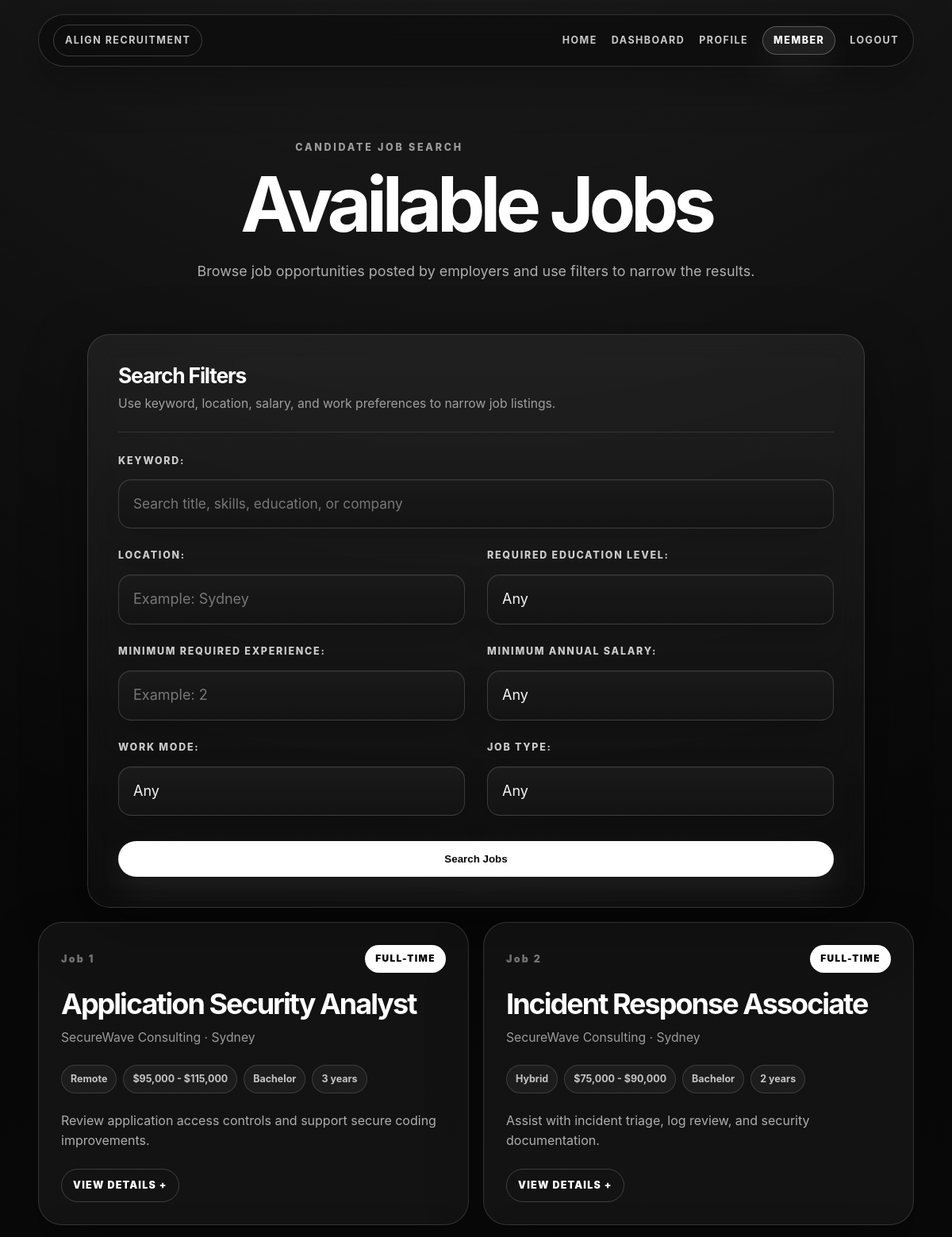
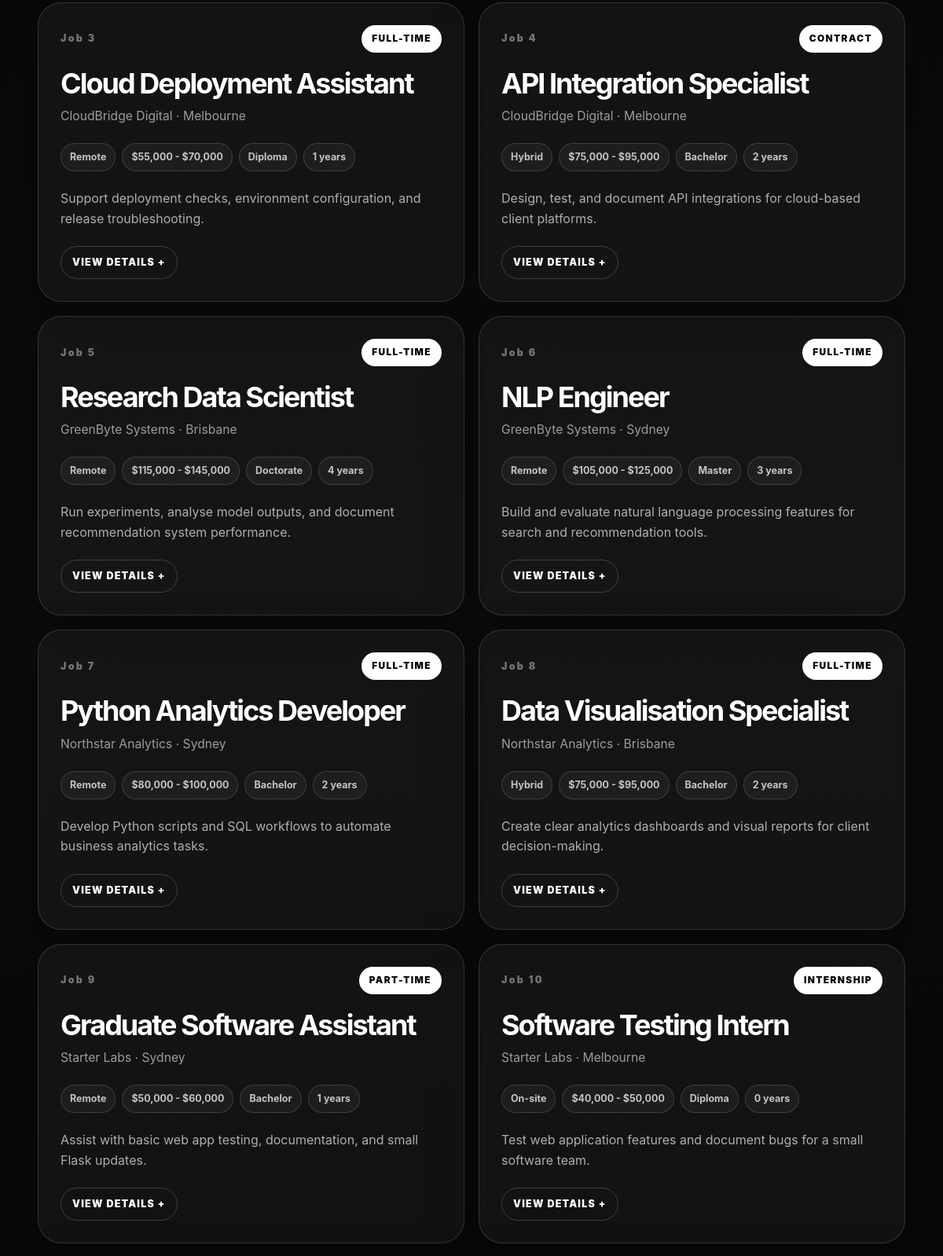
The page /jobs (signed in, upper part) on the database its author committed (2 pictures, top to bottom).
### tables this page shows
CREATE TABLE jobs (
    job_id INTEGER PRIMARY KEY AUTOINCREMENT,
    company_id INTEGER NOT NULL,
    job_title TEXT NOT NULL,
    job_description TEXT,
    required_education TEXT,
    required_skills TEXT,
    years_experience_required INTEGER DEFAULT 0,
    work_mode TEXT,
    job_location TEXT,
    salary_range TEXT,
    job_type TEXT,
    FOREIGN KEY (company_id) REFERENCES companies(company_id)
);

CREATE TABLE companies (
    company_id INTEGER PRIMARY KEY AUTOINCREMENT,
    user_id INTEGER NOT NULL,
    company_name TEXT NOT NULL,
    company_description TEXT,
    industry TEXT,
    location TEXT,
    FOREIGN KEY (user_id) REFERENCES users(user_id)
);

### app.py (the view, shortened to what this page needs)
@app.route("/jobs")
def job_list():
    if session.get("role") != "candidate":
        return redirect(url_for("login"))
    db = get_db()
    keyword = request.args.get("keyword", "").strip()
    location = request.args.get("location", "").strip()
    education = request.args.get("education", "").strip()
    max_experience = request.args.get("max_experience", "").strip()
    min_salary = request.args.get("min_salary", "").strip()
    work_mode = request.args.get("work_mode", "").strip()
    job_type = request.args.get("job_type", "").strip()
    jobs = db.execute(
        """
        SELECT jobs.*, companies.company_name, companies.company_description,
               companies.industry, companies.location AS company_location
        FROM jobs
        JOIN companies ON jobs.company_id = companies.company_id
        ORDER BY jobs.job_id DESC
        """
    ).fetchall()
    filtered_jobs = []
    for job in jobs:
        searchable_text = " ".join([
            job["job_title"] or "",
            job["job_description"] or "",
            job["required_skills"] or "",
            job["required_education"] or "",
            job["salary_range"] or "",
            job["job_location"] or "",
            job["work_mode"] or "",
            job["job_type"] or "",
            job["company_name"] or "",
            job["company_description"] or "",
            job["industry"] or "",
            job["company_location"] or ""
        ])
        if keyword and not fuzzy_contains(keyword, searchable_text):
            continue
        if location and not (
            fuzzy_contains(location, job["job_location"])
            or fuzzy_contains(location, job["company_location"])
        ):
            continue
        if education and job["required_education"] != education:
            continue
        if work_mode and job["work_mode"] != work_mode:
            continue
        if job_type and job["job_type"] != job_type:
            continue
        filtered_jobs.append(job)
    return render_template(
        "job_list.html",
        jobs=filtered_jobs,
        keyword=keyword,
        location=location,
        education=education,
        max_experience=max_experience,
        min_salary=min_salary,
        work_mode=work_mode,
        job_type=job_type
    )

### app.py (called while the page is built)
def get_db():
    if "db" not in g:
        g.db = sqlite3.connect(DATABASE)
        g.db.row_factory = sqlite3.Row
    return g.db

### templates/job_list.html (shortened to what this page needs)
{% extends "base.html" %}
{% block content %}
<section class="dashboard-hero browse-page-hero">
    <p class="eyebrow">Candidate Job Search</p>
    <h1>Available Jobs</h1>
    <p>Browse job opportunities posted by employers and use filters to narrow the results.</p>
</section>
<form class="search-form" method="GET" action="{{ url_for('job_list') }}">
    <div class="form-section-header filter-header full-width">
        <div>
            <h3>Search Filters</h3>
            <p>Use keyword, location, salary, and work preferences to narrow job listings.</p>
        </div>
    </div>
    <div class="form-group full-width main-search-field">
        <label>Keyword:</label>
        <input type="text" name="keyword" placeholder="Search title, skills, education, or company" value="{{ keyword }}">
    </div>
    <div class="form-group">
        <label>Location:</label>
        <input type="text" name="location" placeholder="Example: Sydney" value="{{ location }}">
    </div>
    <div class="form-group">
        <label>Required Education Level:</label>
        <select name="education">
            <option value="">Any</option>
        </select>
    </div>
    <div class="form-group">
        <label>Minimum Required Experience:</label>
        <input type="number" name="max_experience" min="0" placeholder="Example: 2" value="{{ max_experience }}">
    </div>
    <div class="form-group">
        <label>Minimum Annual Salary:</label>
        <select name="min_salary">
            <option value="">Any</option>
        </select>
    </div>
    <div class="form-group">
        <label>Work Mode:</label>
        <select name="work_mode">
            <option value="">Any</option>
        </select>
    </div>
    <div class="form-group">
        <label>Job Type:</label>
        <select name="job_type">
            <option value="">Any</option>
        </select>
    </div>
    <button class="full-width" type="submit">Search Jobs</button>
</form>
{% if jobs %}
    <section class="browse-list">
        {% for job in jobs %}
            <article class="browse-card">
                <div class="recommendation-topline">
                    <span class="card-number">Job {{ loop.index }}</span>
                    <span class="match-pill">{{ job.job_type }}</span>
                </div>
                <div class="recommendation-main">
                    <h3>{{ job.job_title }}</h3>
                    <p class="recommendation-subtitle">
                        {{ job.company_name }} · {{ job.job_location }}
                    </p>
                </div>
                <div class="chip-row">
                    <span>{{ job.work_mode }}</span>
                    <span>{{ job.salary_range }}</span>
                    <span>{{ job.required_education }}</span>
                    <span>{{ job.years_experience_required }} years</span>
                </div>
                <p class="recommendation-summary">
                    {{ job.job_description }}
                </p>
                <details class="recommendation-details">
                    <summary>View details</summary>
                </details>
            </article>
        {% endfor %}
    </section>
{% else %}
    <section class="empty-state-card">
        <h3>No job postings are available yet.</h3>
        <p>Try clearing the filters or check back after employers have created new job postings.</p>
    </section>
{% endif %}
{% endblock %}

### rows shown on the page
jobs: job_type "FULL-TIME", job_title "Application Security Analyst", company_name "SecureWave Consulting", job_location "Sydney", work_mode "Remote", salary_range "$95,000 - $115,000", required_education "Bachelor", years_experience_required "3", job_description "Review application access controls and support secure coding improvements."
jobs: job_type "FULL-TIME", job_title "Incident Response Associate", company_name "SecureWave Consulting", job_location "Sydney", work_mode "Hybrid", salary_range "$75,000 - $90,000", required_education "Bachelor", years_experience_required "2", job_description "Assist with incident triage, log review, and security documentation."
jobs: job_type "FULL-TIME", job_title "Cloud Deployment Assistant", company_name "CloudBridge Digital", job_location "Melbourne", work_mode "Remote", salary_range "$55,000 - $70,000", required_education "Diploma", years_experience_required "1", job_description "Support deployment checks, environment configuration, and release troubleshooting."
jobs: job_type "CONTRACT", job_title "API Integration Specialist", company_name "CloudBridge Digital", job_location "Melbourne", work_mode "Hybrid", salary_range "$75,000 - $95,000", required_education "Bachelor", years_experience_required "2", job_description "Design, test, and document API integrations for cloud-based client platforms."
jobs: job_type "FULL-TIME", job_title "Research Data Scientist", company_name "GreenByte Systems", job_location "Brisbane", work_mode "Remote", salary_range "$115,000 - $145,000", required_education "Doctorate", years_experience_required "4", job_description "Run experiments, analyse model outputs, and document recommendation system performance."
jobs: job_type "FULL-TIME", job_title "NLP Engineer", company_name "GreenByte Systems", job_location "Sydney", work_mode "Remote", salary_range "$105,000 - $125,000", required_education "Master", years_experience_required "3", job_description "Build and evaluate natural language processing features for search and recommendation tools."
jobs: job_type "FULL-TIME", job_title "Python Analytics Developer", company_name "Northstar Analytics", job_location "Sydney", work_mode "Remote", salary_range "$80,000 - $100,000", required_education "Bachelor", years_experience_required "2", job_description "Develop Python scripts and SQL workflows to automate business analytics tasks."
jobs: job_type "FULL-TIME", job_title "Data Visualisation Specialist", company_name "Northstar Analytics", job_location "Brisbane", work_mode "Hybrid", salary_range "$75,000 - $95,000", required_education "Bachelor", years_experience_required "2", job_description "Create clear analytics dashboards and visual reports for client decision-making."
jobs: job_type "PART-TIME", job_title "Graduate Software Assistant", company_name "Starter Labs", job_location "Sydney", work_mode "Remote", salary_range "$50,000 - $60,000", required_education "Bachelor", years_experience_required "1", job_description "Assist with basic web app testing, documentation, and small Flask updates."
jobs: job_type "INTERNSHIP", job_title "Software Testing Intern", company_name "Starter Labs", job_location "Melbourne", work_mode "On-site", salary_range "$40,000 - $50,000", required_education "Diploma", years_experience_required "0", job_description "Test web application features and document bugs for a small software team."
